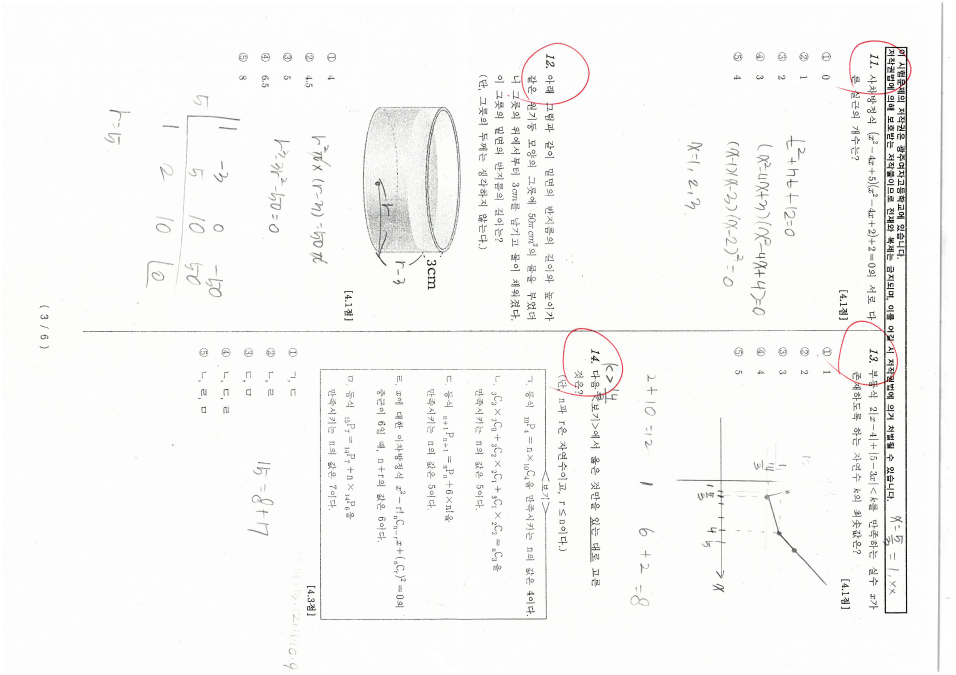
#> input picture log/cycle_16/page3_raw.jpg, 2866 x 2023 px (shown at 1/3 size); its folder holds only this picture in this run
$ python -i figure.py   (imports and definitions only)
#> lines starting #> are read from the running program, lines starting #| are printed output that depends on the picture; after the words box and inside, x2 and y2 are one past the last pixel; in counts of white or black regions, pixels touching at a corner belong together
"""
그림 처리: 크롭 + 낙서 제거(인페인팅) + (AI 재작도 폴백 훅).

3단계 폴백 전략(사용자 결정):
  ① 크롭 + 인페인팅으로 낙서 제거 → 원본 그림 충실 (이 파일이 담당, opencv)
  ② 살리기 어려우면 AI 재작도(비전→구조스펙→matplotlib/SVG) → redraw_with_ai (훅)
  ③ 삽화성 그림은 생성형 — 별도(여기 없음)

좌표는 0~1 정규화 bbox 를 받는다(드래그 UI / detect_* 결과 공통).
"""
from __future__ import annotations

from dataclasses import dataclass
from pathlib import Path


@dataclass
class CropResult:
    path: str
    width: int
    height: int


# [46 lines left out: functions _to_px, _whiten_background, whiten_flat_background, not called in this run]


def _tilt_from_lines(im, *, max_tilt: float = 6.0) -> float:
    """수평 근방(±max_tilt)의 '긴' 직선(상자 테두리·좌표축·표선)들의 중앙값 각도.
    재작도본처럼 깨끗한 선이 있는 이미지에 강함. 근거가 약하면 0.

    긴 선(폭의 25% 이상)만 보므로 글자 획·짧은 사선은 배제되고, 수평 근방만 모으므로
    도형의 빗변·세로선은 애초에 후보가 아니다.
    """
    import math
    import numpy as np
    try:
        import cv2
    except ImportError:
        return 0.0
    g = np.asarray(im.convert("L"))
    h, w = g.shape
    if w < 80 or h < 40:
        return 0.0
    edges = cv2.Canny(g, 60, 180)
    lines = cv2.HoughLinesP(edges, 1, np.pi / 720.0, threshold=60,
                            minLineLength=max(40, int(w * 0.25)), maxLineGap=6)
    if lines is None:
        return 0.0
    angs = []
    for x1, y1, x2, y2 in lines[:, 0]:
        ang = math.degrees(math.atan2(float(y2 - y1), float(x2 - x1)))
        if ang > 90.0:
            ang -= 180.0
        elif ang < -90.0:
            ang += 180.0
        if abs(ang) <= max_tilt:
            angs.append(ang)
    if len(angs) < 2:
        return 0.0
    med = float(np.median(angs))
    return med if 0.3 <= abs(med) <= max_tilt else 0.0


def _tilt_from_projection(im, *, max_tilt: float = 6.0) -> float:
    """투영 프로파일 방식: 후보 각도(0.25° 간격)로 돌려 보며 '행 합 프로파일이 가장
    날카로워지는'(텍스트 행이 수평 정렬되는) 각도를 찾는다. 노이즈 낀 스캔 크롭의
    텍스트 기울기에 강함(Hough 는 스캔의 끊긴 테두리를 못 잡는다 — 2026-07-03 실측).
    확신 게이트: 최적 점수가 0° 점수보다 20% 이상 좋아야 보정(도형·사진 오탐 방지)."""
    import numpy as np
    try:
        import cv2
    except ImportError:
        return 0.0
    g = np.asarray(im.convert("L"))
    h, w = g.shape
    if w < 80 or h < 40:
        return 0.0
    if w > 600:                                   # 속도: 폭 600 으로 축소해 탐색
        g = cv2.resize(g, (600, max(1, int(h * 600.0 / w))), interpolation=cv2.INTER_AREA)
    g = cv2.GaussianBlur(g, (3, 3), 0)
    _, b = cv2.threshold(g, 0, 255, cv2.THRESH_BINARY_INV | cv2.THRESH_OTSU)
    b = (b > 0).astype(np.float32)
    ink = float(b.mean())
    if ink < 0.005 or ink > 0.5:                  # 빈 이미지/사진성 이미지는 스킵
        return 0.0
    hh, ww = b.shape

    def sharpness(ang: float) -> float:
        M = cv2.getRotationMatrix2D((ww / 2.0, hh / 2.0), ang, 1.0)
        r = cv2.warpAffine(b, M, (ww, hh), flags=cv2.INTER_LINEAR, borderValue=0.0)
        rows = r.sum(axis=1)
        d = rows[1:] - rows[:-1]
        return float((d * d).sum())               # 행 정렬될수록 프로파일 경계가 날카로움

    cand = np.arange(-max_tilt, max_tilt + 1e-9, 0.25)
    scores = [sharpness(float(a)) for a in cand]
    i = int(np.argmax(scores))
    best = float(cand[i])
    if abs(best) < 0.3 or scores[i] < sharpness(0.0) * 1.2:
        return 0.0
    return best


def _estimate_tilt_deg(im, *, max_tilt: float = 6.0) -> float:
    """크롭 내용의 미세 기울기 보정각(°). PIL Image.rotate() 인자로 바로 쓸 부호.

    두 추정기 교차검증(⚠ 이중 회전 방지 — 2026-07-03 실측):
    - 한 번 보정된 크롭(회전 여백 포함)에서 Hough 가 '스캔배경↔흰채움 경계선'을 기운
      선으로 잡는다(내용은 곧은데 -4° 보고) → Hough 만 감지되면 아티팩트로 보고 무보정.
    - Gemini 재작도본은 상자 테두리를 일부러 삐뚜름하게(스케치풍) 그려 Hough 가 과대추정
      한다(테두리 +3.2° vs 텍스트 행 +2.5° — 과대보정하면 잔여 -0.5°가 또 보정 대상이 됨)
      → 둘 다 감지·같은 부호면 '내용(행 정렬)' 기준인 투영값 채택, Hough 는 확증용.
    - 투영만 감지 → 투영 채택(노이즈 스캔 텍스트 — Hough 는 끊긴 테두리를 못 잡음).
    - 부호 상충 → 무보정(확신 없음).
    """
    lines = _tilt_from_lines(im, max_tilt=max_tilt)
    proj = _tilt_from_projection(im, max_tilt=max_tilt)
    if lines and proj:
        return proj if lines * proj > 0 else 0.0
    if lines and not proj:
        return 0.0
    return proj


def deskew_small_tilt(im):
    """스캔 기울기 미세 보정. (보정된 이미지, 보정각°) 반환 — 보정 없으면 (원본, 0.0).

    ⚠ 페이지 자동 deskew(2026-07-01 사고: 누운 스캔 90° 오판 + 고정 프레임 회전으로 내용
    유실)와는 다른 물건이다: 크롭 단위 · ±6° 하드바운드(방향 오판 구조적으로 불가) ·
    expand=True + 흰 채움(잘림 불가). 확신 없으면 무보정이 기본값.
    """
    from PIL import Image
    ang = _estimate_tilt_deg(im)
    if not ang:
        return im, 0.0
    out = im.convert("RGB").rotate(ang, expand=True, resample=Image.BICUBIC,
                                   fillcolor=(255, 255, 255))
    return out, ang


# [125 lines left out: functions deskewed_copy_for_embed, snap_rect_bbox, crop_region, not called in this run]


# --- 인페인팅 백엔드: OpenCV(저비용) + LaMa(고품질) 라우팅 ------------------
_LAMA = None


# [140 lines left out: functions _get_lama, _lama_inpaint_bgr, _inpaint_dispatch, remove_scribbles, erase_with_mask, redraw_with_ai and 1 more, not called in this run]

>>> from PIL import Image
>>> picture = Image.open('../../log/cycle_16/page3_raw.jpg')
#> picture is the input picture: PIL image 2866x2023 RGB; mean R, G, B 248.3, 248.2, 247.4
>>> result = deskew_small_tilt(picture)
#> in _tilt_from_lines, `edges = cv2.Canny(g, 60, 180)`:
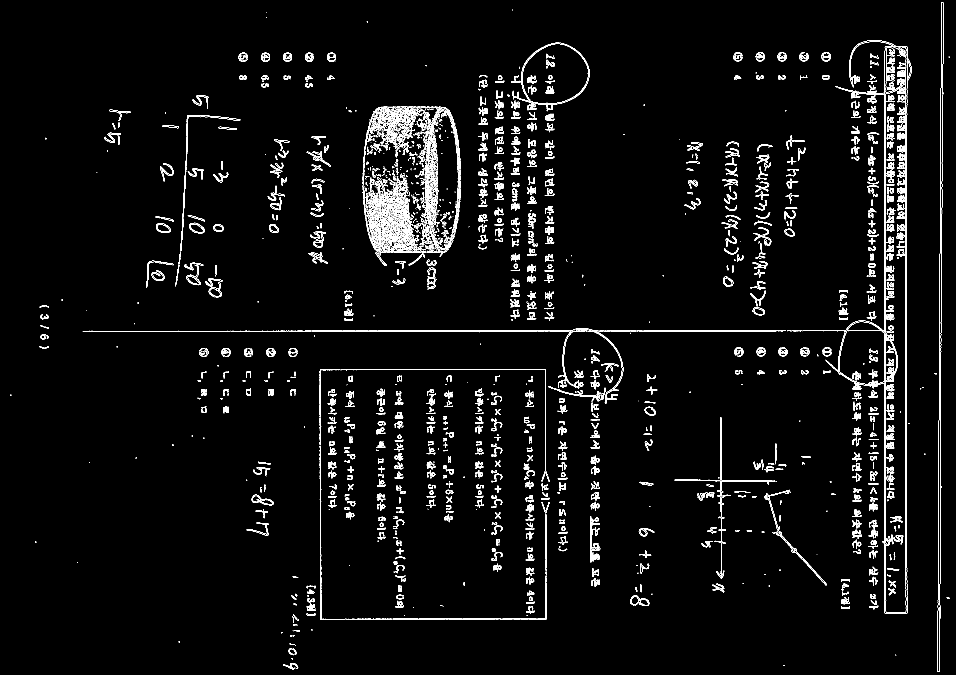
#> edges: shape (2023, 2866) (shown at 1/3 size); 2.6% white in thin lines or dots
#> in _tilt_from_lines, `lines = cv2.HoughLinesP(edges, 1, np.pi / 720.0, threshold=60, minLine..`: lines = [[915, 992, 1715, 992], [2656, 1582, 2656, 453], [830, 994, 1578, 994]]
#> the loop in _tilt_from_lines, `for x1, y1, x2, y2 in lines[:, 0]:` made 3 passes
#> (x1, y1, x2, y2, ang) on passes 1 to 3: (915, 992, 1715, 992, 0), (2656, 1582, 2656, 453, -90), (830, 994, 1578, 994, 0)
#> after the loop in _tilt_from_lines, `for x1, y1, x2, y2 in lines[:, 0]:`: angs = [0, 0]
#> in _tilt_from_lines, `med = float(np.median(angs))`: med = 0
#> in _tilt_from_projection, `g = cv2.resize(g, (600, max(1, int(h * 600.0 / w))), interpolation=cv2..`:
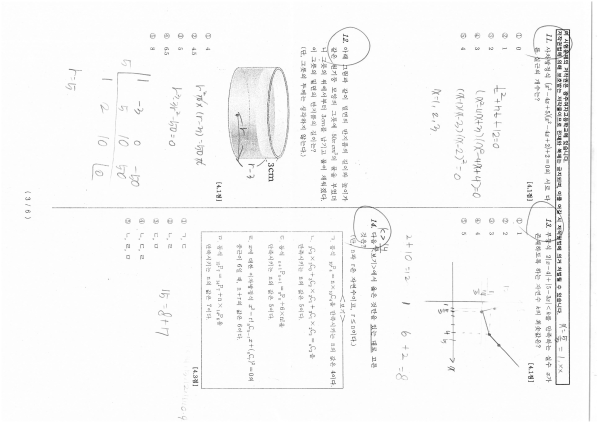
#> g: shape (423, 600); min 26, max 255, mean 248.2
#> in _tilt_from_projection, `_, b = cv2.threshold(g, 0, 255, cv2.THRESH_BINARY_INV | cv2.THRESH_OTSU)`:
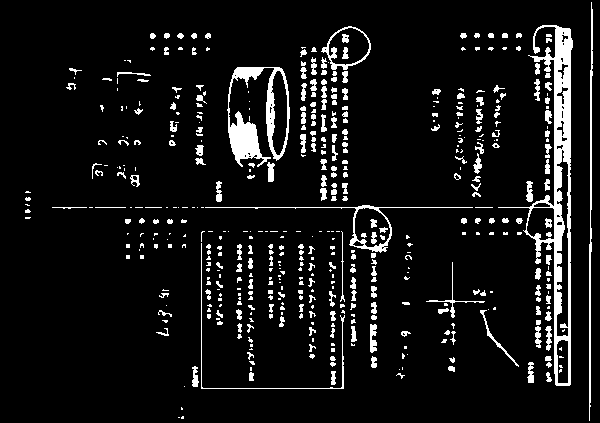
#> b: shape (423, 600); 8.1% white; 495 white regions (267 under 20 px), largest, box (x1, y1, x2, y2) and area: (498, 25, 573, 386) 4946, (227, 67, 290, 167) 2324, (589, 2, 593, 421) 804
#> in _tilt_from_projection, `ink = float(b.mean())`: ink = 0.0808
#> in sharpness, `rows = r.sum(axis=1)`: rows = 423 values, max 109.6 at index 124, min 0 at index 0, mean 47.87
#> in sharpness, `d = rows[1:] - rows[:-1]`: d = 422 values, max 19.44 at index 62, min -17.73 at index 71, mean 0.00474
#> in sharpness (call 37), `M = cv2.getRotationMatrix2D((ww / 2.0, hh / 2.0), ang, 1.0)`: M = [[0.999, 0.0523, -10.66], [-0.0523, 0.999, 15.99]]
#> in sharpness (call 37), `r = cv2.warpAffine(b, M, (ww, hh), flags=cv2.INTER_LINEAR, borderValue..`:
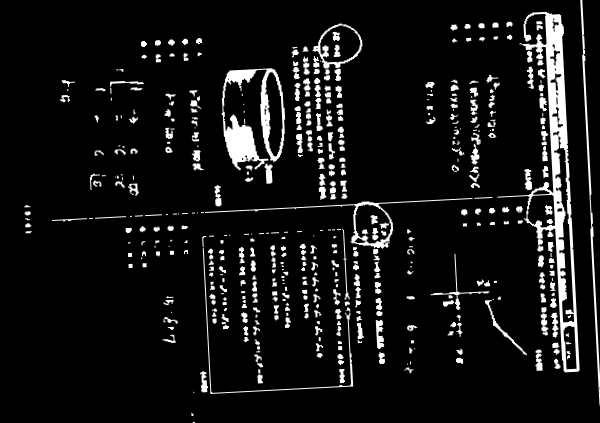
#> r: shape (423, 600) float32; min 0, max 1, mean 0.0806
#> in sharpness (call 37), `rows = r.sum(axis=1)`: rows = 423 values, max 109.1 at index 82, min 0 at index 406, mean 48.37
#> in sharpness (call 37), `d = rows[1:] - rows[:-1]`: d = 422 values, max 34.79 at index 68, min -28.73 at index 82, mean 0.00013
#> in sharpness (call 38), `M = cv2.getRotationMatrix2D((ww / 2.0, hh / 2.0), ang, 1.0)`: M = [[0.998, 0.0567, -11.51], [-0.0567, 0.998, 17.35]]
#> in sharpness (call 38), `r = cv2.warpAffine(b, M, (ww, hh), flags=cv2.INTER_LINEAR, borderValue..`:
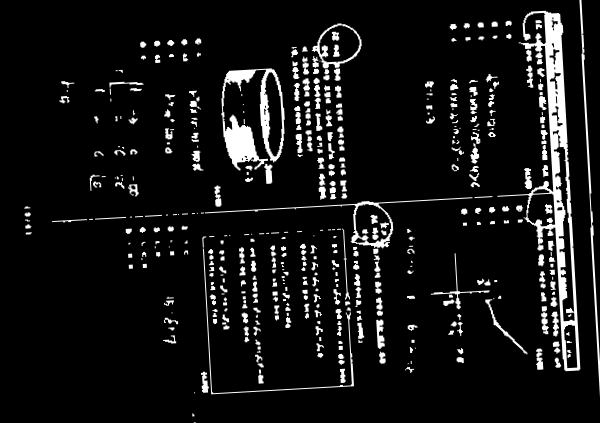
#> r: shape (423, 600) float32; min 0, max 1, mean 0.0805
#> in sharpness (call 38), `rows = r.sum(axis=1)`: rows = 423 values, max 101.4 at index 151, min 0 at index 397, mean 48.31
#> in sharpness (call 38), `d = rows[1:] - rows[:-1]`: d = 422 values, max 33.04 at index 68, min -24.41 at index 83, mean -0.00156
#> in sharpness (call 39), `M = cv2.getRotationMatrix2D((ww / 2.0, hh / 2.0), ang, 1.0)`: M = [[0.998, 0.061, -12.35], [-0.061, 0.998, 18.71]]
#> in sharpness (call 39), `r = cv2.warpAffine(b, M, (ww, hh), flags=cv2.INTER_LINEAR, borderValue..`:
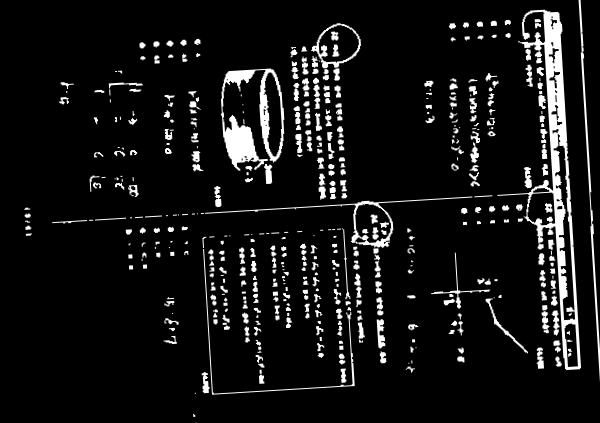
#> r: shape (423, 600) float32; min 0, max 1, mean 0.0804
#> in sharpness (call 39), `rows = r.sum(axis=1)`: rows = 423 values, max 102.1 at index 84, min 0 at index 395, mean 48.24
#> in sharpness (call 39), `d = rows[1:] - rows[:-1]`: d = 422 values, max 26.52 at index 82, min -23.37 at index 84, mean -0.00388
#> in sharpness (call 40), `M = cv2.getRotationMatrix2D((ww / 2.0, hh / 2.0), ang, 1.0)`: M = [[0.998, 0.0654, -13.19], [-0.0654, 0.998, 20.07]]
#> in sharpness (call 40), `r = cv2.warpAffine(b, M, (ww, hh), flags=cv2.INTER_LINEAR, borderValue..`:
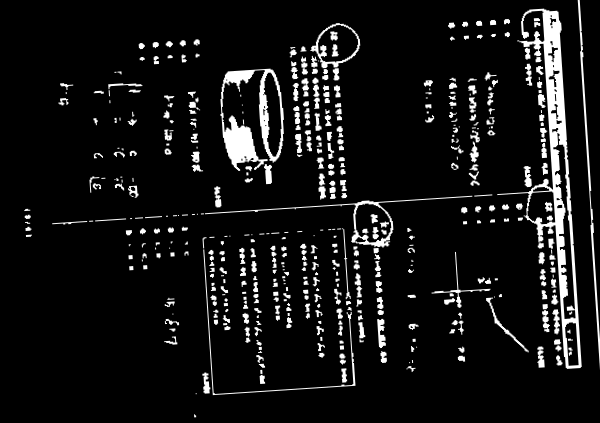
#> r: shape (423, 600) float32; min 0, max 1, mean 0.0803
#> in sharpness (call 40), `rows = r.sum(axis=1)`: rows = 423 values, max 102 at index 85, min 0 at index 396, mean 48.18
#> in sharpness (call 40), `d = rows[1:] - rows[:-1]`: d = 422 values, max 25.67 at index 83, min -22 at index 160, mean -0.00474
#> in _tilt_from_projection, `scores = [sharpness(float(a)) for a in cand]`: scores = 49 values, max 450048 at index 24, min 11982.4 at index 2, mean 32679.4
#> in _tilt_from_projection, `i = int(np.argmax(scores))`: i = 24
#> in _tilt_from_projection, `best = float(cand[i])`: best = 0

$ run again, on log/cycle_16/p1_thumb.png
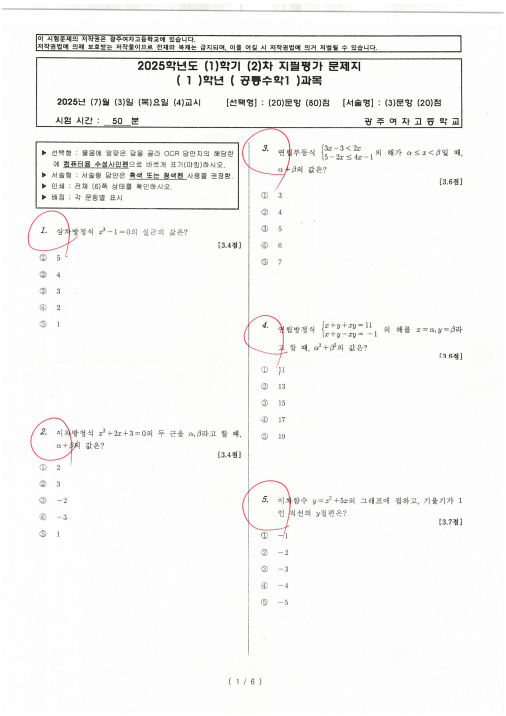
#> input picture log/cycle_16/p1_thumb.png, 1012 x 1432 px (shown at 1/2 size)
#> picture is the input picture: PIL image 1012x1432 RGB; mean R, G, B 247.4, 247.1, 246.5
#> in _tilt_from_lines, `edges = cv2.Canny(g, 60, 180)`:
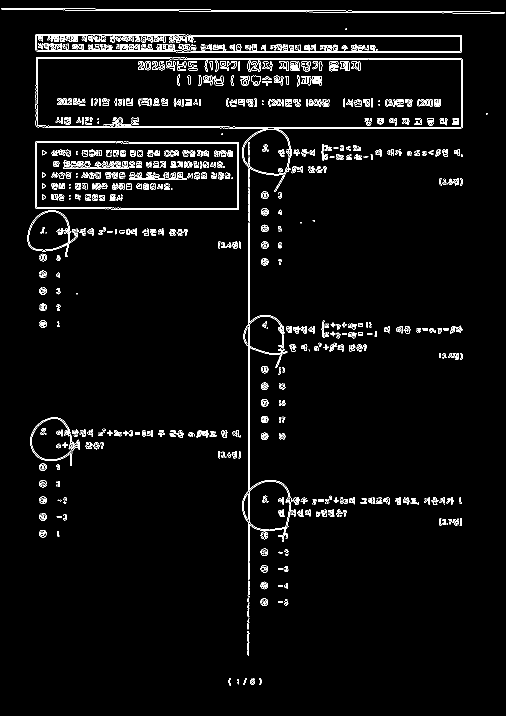
#> edges: shape (1432, 1012) (shown at 1/2 size); 3.3% white in thin lines or dots
#> in _tilt_from_lines, `lines = cv2.HoughLinesP(edges, 1, np.pi / 720.0, threshold=60, minLine..`: lines = [[496, 1193, 496, 315], [370, 116, 923, 116], [375, 102, 922, 102], [498, 1194, 498, 311], [371, 70, 922, 70], [18, 19, 475, 22], [340, 118, 924, 118], [459, 254, 924, 254], [350, 72, 671, 72], [352, 104, 922, 104]]
#> the loop in _tilt_from_lines, `for x1, y1, x2, y2 in lines[:, 0]:` made 10 passes
#> (x1, y1, x2, y2, ang) on passes 1 to 8: (496, 1193, 496, 315, -90), (370, 116, 923, 116, 0), (375, 102, 922, 102, 0), (498, 1194, 498, 311, -90), (371, 70, 922, 70, 0), (18, 19, 475, 22, 0.376), (340, 118, 924, 118, 0), (459, 254, 924, 254, 0)
#> after the loop in _tilt_from_lines, `for x1, y1, x2, y2 in lines[:, 0]:`: angs = [0, 0, 0, 0.376, 0, 0, 0, 0]
#> med = 0
#> ink = 0.06
#> rows = 849 values, max 195.1 at index 70, min 0 at index 431, mean 35.65
#> d = 848 values, max 27 at index 155, min -21.26 at index 209, mean -0.0226
#> M = [[0.998, 0.0654, -27.12], [-0.0654, 0.998, 20.53]]
#> in sharpness (call 40), `r = cv2.warpAffine(b, M, (ww, hh), flags=cv2.INTER_LINEAR, borderValue..`:
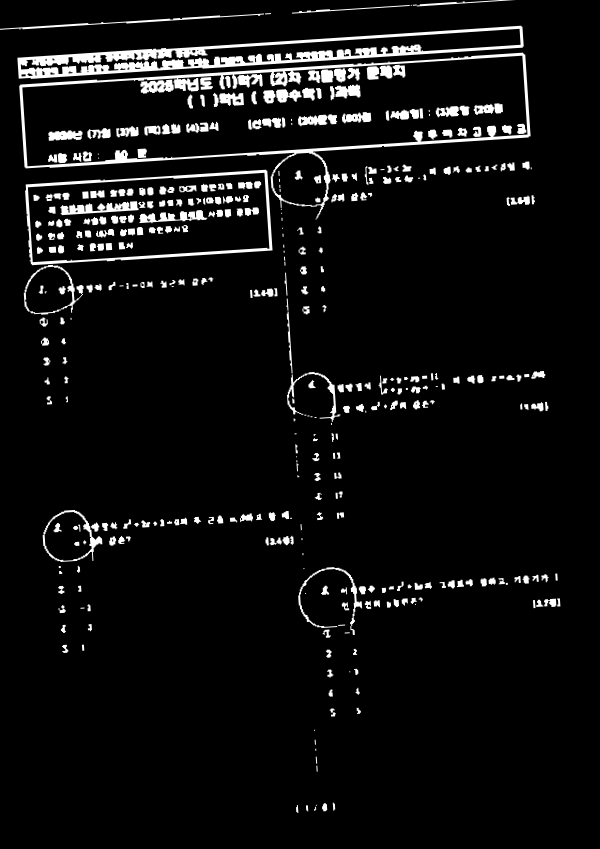
#> r: shape (849, 600) float32; min 0, max 1, mean 0.0598
#> rows = 849 values, max 296.3 at index 56, min 0 at index 425, mean 35.88
#> d = 848 values, max 28.31 at index 53, min -31.51 at index 84, mean -0.018
#> scores = 49 values, max 1382530 at index 24, min 20528.3 at index 0, mean 155290.8
#> i = 24
#> best = 0

$ run again, on log/cycle_16/p3_thumb.png
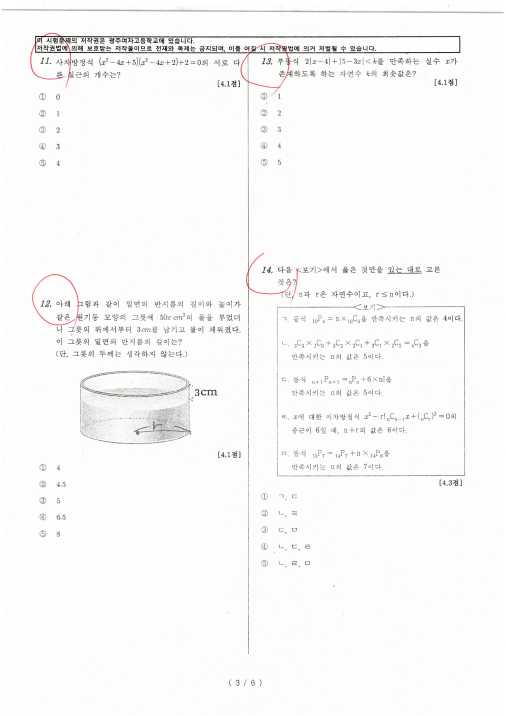
#> input picture log/cycle_16/p3_thumb.png, 1012 x 1432 px (shown at 1/2 size)
#> picture is the input picture: PIL image 1012x1432 RGB; mean R, G, B 249.1, 248.9, 248.4
#> in _tilt_from_lines, `edges = cv2.Canny(g, 60, 180)`:
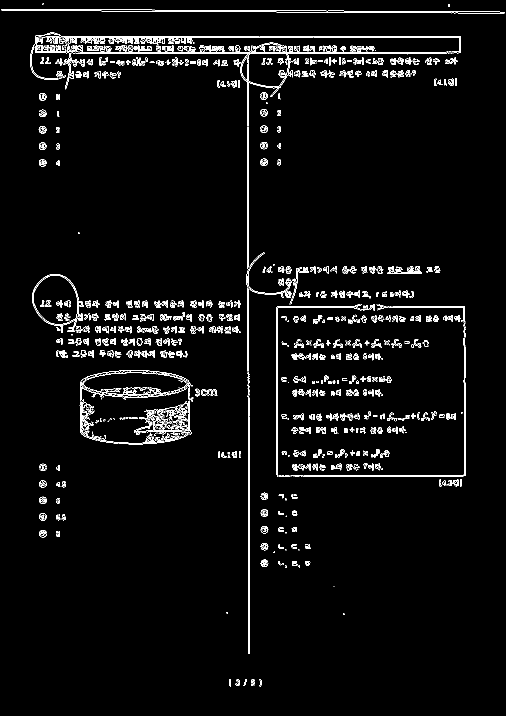
#> edges: shape (1432, 1012) (shown at 1/2 size); 3.2% white in thin lines or dots
#> in _tilt_from_lines, `lines = cv2.HoughLinesP(edges, 1, np.pi / 720.0, threshold=60, minLine..`: lines = 14 rows, first 6: [92, 72, 920, 72], [132, 106, 906, 106], [156, 104, 902, 104], [85, 74, 517, 74], [498, 1307, 498, 748], [135, 19, 470, 20]
#> the loop in _tilt_from_lines, `for x1, y1, x2, y2 in lines[:, 0]:` made 14 passes
#> (x1, y1, x2, y2, ang) on passes 1 to 8: (92, 72, 920, 72, 0), (132, 106, 906, 106, 0), (156, 104, 902, 104, 0), (85, 74, 517, 74, 0), (498, 1307, 498, 748, -90), (135, 19, 470, 20, 0.171), (497, 760, 497, 109, -90), (496, 1307, 496, 742, -90)
#> after the loop in _tilt_from_lines, `for x1, y1, x2, y2 in lines[:, 0]:`: angs = [0, 0, 0, 0, 0.171, 0, 0]
#> med = 0
#> ink = 0.0582
#> rows = 849 values, max 197.3 at index 70, min 0 at index 642, mean 34.46
#> d = 848 values, max 31.43 at index 423, min -35.45 at index 71, mean -0.0329
#> M = [[0.998, 0.0654, -27.12], [-0.0654, 0.998, 20.53]]
#> in sharpness (call 40), `r = cv2.warpAffine(b, M, (ww, hh), flags=cv2.INTER_LINEAR, borderValue..`:
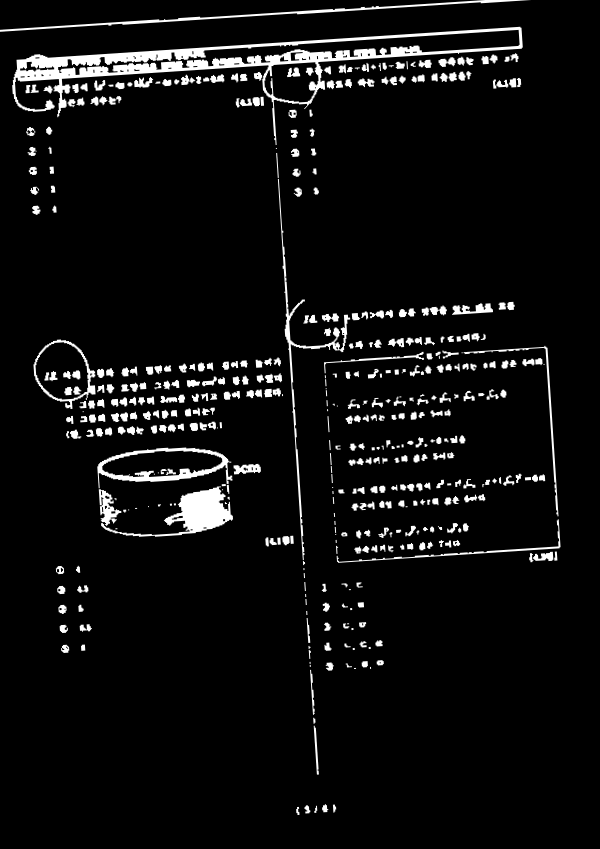
#> r: shape (849, 600) float32; min 0, max 1, mean 0.0579
#> rows = 849 values, max 313.5 at index 58, min 0 at index 579, mean 34.72
#> d = 848 values, max 29.17 at index 54, min -38.67 at index 535, mean -0.0541
#> scores = 49 values, max 1120584 at index 24, min 23970.8 at index 47, mean 125468.8
#> i = 24
#> best = 0
